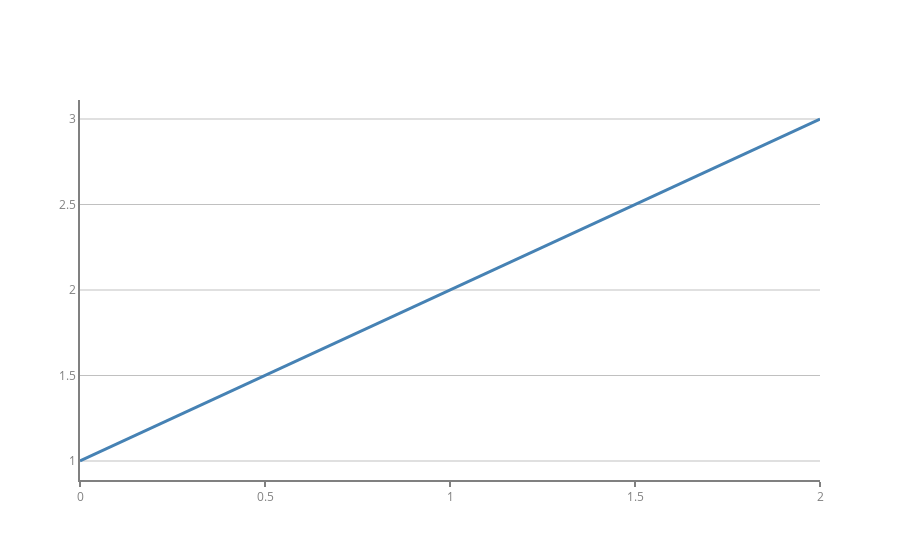

Source (notebook cell):
### Code cell
import matly.pyplot as plt
from matly import rcParams
plt.style.use("../src/stylesheets/matly.mplstyle")

f, ax = plt.subplots(1, 1)
ax.plot([1, 2, 3])
f.show()

### Figure 1 — Plotly figure (JSON) as saved in the notebook; plotly's stock layout.template omitted (floating-point values rounded to 4 significant figures)
{"data": [{"line": {"color": "steelblue", "width": 3}, "mode": "lines", "type": "scatter", "x": [0, 1, 2], "y": [1, 2, 3]}], "layout": {"paper_bgcolor": "white", "plot_bgcolor": "white", "title": {"font": {"size": 16}}, "xaxis": {"color": "grey", "linecolor": "grey", "linewidth": 2, "showgrid": false, "side": "bottom", "ticklen": 5, "ticks": "outside", "tickwidth": 2, "title": {"font": {"color": "grey", "size": 16}}, "zeroline": false}, "yaxis": {"color": "grey", "gridcolor": "grey", "gridwidth": 0.5, "linecolor": "grey", "linewidth": 2, "showgrid": true, "side": "left", "ticklen": 0, "ticks": "outside", "tickwidth": 0, "title": {"font": {"color": "grey", "size": 16}}, "zeroline": false}}}
